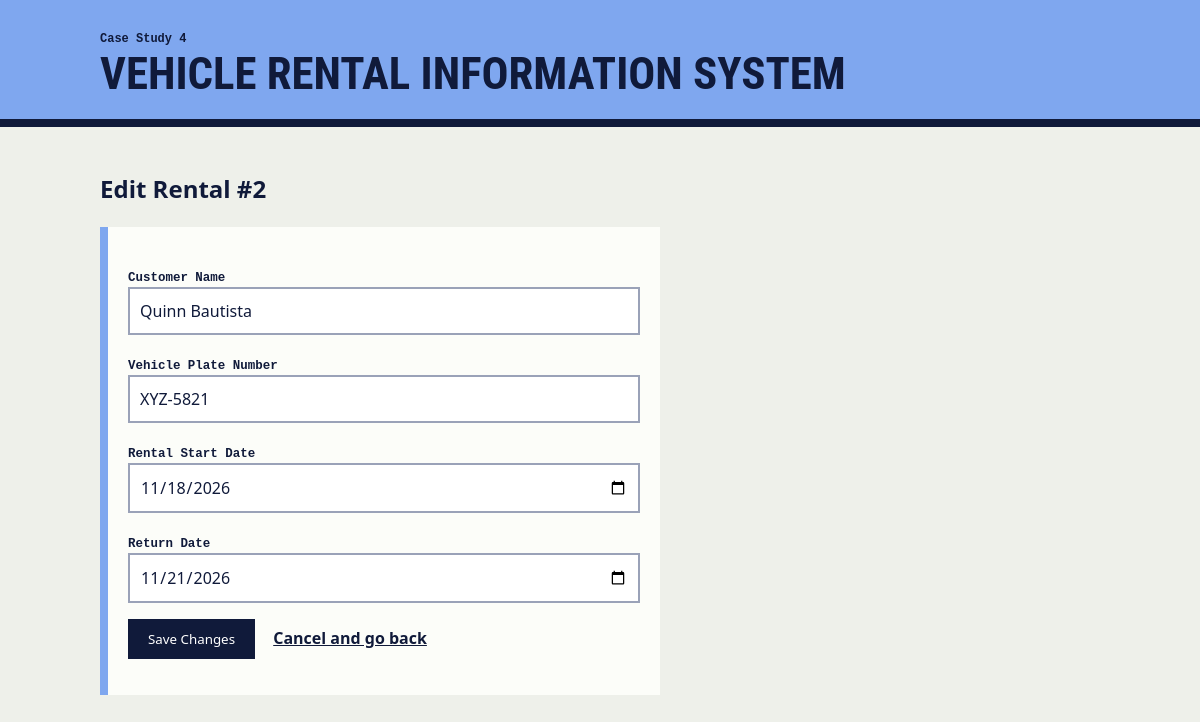
Screenshot of /vehicle-rental-system/edit.php?id=2 with the database file from the repository.
### tables this page shows
CREATE TABLE rentals (
    id INT AUTO_INCREMENT PRIMARY KEY,
    customer_name VARCHAR(100) NOT NULL,
    vehicle_plate VARCHAR(20) NOT NULL,
    rental_start DATE NOT NULL,
    return_date DATE NOT NULL
);

### vehicle-rental-system/edit.php (the view, shortened to what this page needs)
<?php
require_once 'config.php';
function e($value): string
{
    return htmlspecialchars((string) $value, ENT_QUOTES, 'UTF-8');
}
$requested_id = $_SERVER['REQUEST_METHOD'] === 'POST' ? ($_POST['id'] ?? '') : ($_GET['id'] ?? '');
$id = filter_var($requested_id ?? '', FILTER_VALIDATE_INT, ['options' => ['min_range' => 1]]);
$record = false;
if ($id !== false) {
    $statement = $pdo->prepare('SELECT * FROM rentals WHERE id = :id');
    $statement->execute([':id' => $id]);
    $record = $statement->fetch();
}
    ?>
<?php
$record_input = [
    'customer_name' => (string) $record['customer_name'],
    'vehicle_plate' => (string) $record['vehicle_plate'],
    'rental_start' => (string) $record['rental_start'],
    'return_date' => (string) $record['return_date'],
];
?>
<!DOCTYPE html>
<html lang="en">
<head>
    <link rel="stylesheet" href="../assets/crud.css">
</head>
<body class="case-4">
<header>
    <p class="case-no">Case Study 4</p>
    <h1>Vehicle Rental Information System</h1>
</header>
<main>
    <h2>Edit Rental #<?= e($id) ?></h2>
    <form method="post">
        <p>
            <label for="customer_name">Customer Name</label><br>
            <input type="text" id="customer_name" name="customer_name" maxlength="100" placeholder="e.g. Avery Tan" value="<?= e($record_input['customer_name']) ?>" required>
        </p>
        <p>
            <label for="vehicle_plate">Vehicle Plate Number</label><br>
            <input type="text" id="vehicle_plate" name="vehicle_plate" maxlength="20" placeholder="e.g. ABC-1234" value="<?= e($record_input['vehicle_plate']) ?>" required>
        </p>
        <p>
            <label for="rental_start">Rental Start Date</label><br>
            <input type="date" id="rental_start" name="rental_start" value="<?= e($record_input['rental_start']) ?>" required>
        </p>
        <p>
            <label for="return_date">Return Date</label><br>
            <input type="date" id="return_date" name="return_date" value="<?= e($record_input['return_date']) ?>" required>
        </p>
        <p>
            <button type="submit">Save Changes</button>
            <a href="index.php">Cancel and go back</a>
        </p>
    </form>
</main>
</body>
</html>

### assets/crud.css (style rules this page uses)
:root { --ink: #101a3a; --folder: #f4b223; }
.case-4 { --folder: #7fa7ef; }
* { box-sizing: border-box; }
body { margin: 0; font-family: "IBM Plex Sans", "Segoe UI", Arial, sans-serif; background: #eef0ea; color: var(--ink); line-height: 1.5; }
header { background: var(--folder); border-bottom: 8px solid var(--ink); padding: 18px max(16px, calc((100% - 1000px) / 2)) 22px; }
h1 { font-family: "Arial Narrow", "Roboto Condensed", Impact, sans-serif; font-size: clamp(1.8rem, 5vw, 2.8rem); text-transform: uppercase; line-height: 1.05; margin: 4px 0 0; }
.case-no { font: 600 .75rem Consolas, monospace; margin: 14px 0 0; }
main { max-width: 1032px; margin: 0 auto; padding: 24px 16px 60px; }
a { color: var(--ink); font-weight: 600; }
.button, button { display: inline-block; background: var(--ink); color: #fff; border: 0; padding: 11px 20px; font: 700 .95rem inherit; font-family: inherit; text-decoration: none; cursor: pointer; margin-right: 14px; }
form, dl { background: #fcfdf9; border-left: 8px solid var(--folder); padding: 20px; max-width: 560px; }
label, dt { font: 600 .78rem Consolas, monospace; }
input, select { width: 100%; padding: 10px; border: 2px solid #9aa2b8; font: inherit; background: #fff; color: var(--ink); }

### rows the page displays
rentals: customer_name "Quinn Bautista", vehicle_plate "XYZ-5821", rental_start "11/18/2026", return_date "11/21/2026"

### other values shown
$id "2"
